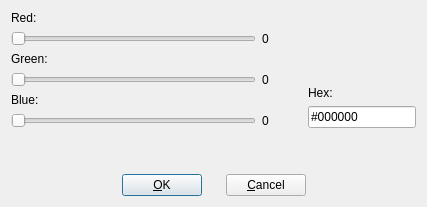
<?xml version="1.0" encoding="UTF-8"?>
<ui version="4.0">
 <class>ColorDialog</class>
 <widget class="QDialog" name="ColorDialog">
  <property name="geometry">
   <rect>
    <x>0</x>
    <y>0</y>
    <width>427</width>
    <height>207</height>
   </rect>
  </property>
  <property name="windowTitle">
   <string>Set Color</string>
  </property>
  <layout class="QVBoxLayout" name="verticalLayout_2">
   <item>
    <layout class="QHBoxLayout" name="horizontalLayout">
     <item>
      <layout class="QGridLayout" name="gridLayout" columnstretch="3,1">
       <property name="sizeConstraint">
        <enum>QLayout::SetDefaultConstraint</enum>
       </property>
       <item row="0" column="0">
        <widget class="QLabel" name="rLabel">
         <property name="text">
          <string>Red:</string>
         </property>
        </widget>
       </item>
       <item row="1" column="0">
        <widget class="QSlider" name="redSlider">
         <property name="maximum">
          <number>255</number>
         </property>
         <property name="orientation">
          <enum>Qt::Horizontal</enum>
         </property>
        </widget>
       </item>
       <item row="1" column="1">
        <widget class="QLabel" name="redValueLabel">
         <property name="sizePolicy">
          <sizepolicy hsizetype="Maximum" vsizetype="Preferred">
           <horstretch>0</horstretch>
           <verstretch>0</verstretch>
          </sizepolicy>
         </property>
         <property name="minimumSize">
          <size>
           <width>40</width>
           <height>0</height>
          </size>
         </property>
         <property name="text">
          <string>0</string>
         </property>
        </widget>
       </item>
       <item row="2" column="0">
        <widget class="QLabel" name="gLabel">
         <property name="text">
          <string>Green:</string>
         </property>
        </widget>
       </item>
       <item row="3" column="0">
        <widget class="QSlider" name="greenSlider">
         <property name="maximum">
          <number>255</number>
         </property>
         <property name="orientation">
          <enum>Qt::Horizontal</enum>
         </property>
        </widget>
       </item>
       <item row="3" column="1">
        <widget class="QLabel" name="greenValueLabel">
         <property name="sizePolicy">
          <sizepolicy hsizetype="Maximum" vsizetype="Preferred">
           <horstretch>0</horstretch>
           <verstretch>0</verstretch>
          </sizepolicy>
         </property>
         <property name="minimumSize">
          <size>
           <width>40</width>
           <height>0</height>
          </size>
         </property>
         <property name="text">
          <string>0</string>
         </property>
        </widget>
       </item>
       <item row="4" column="0">
        <widget class="QLabel" name="bLabel">
         <property name="text">
          <string>Blue:</string>
         </property>
        </widget>
       </item>
       <item row="5" column="0">
        <widget class="QSlider" name="blueSlider">
         <property name="maximum">
          <number>255</number>
         </property>
         <property name="orientation">
          <enum>Qt::Horizontal</enum>
         </property>
        </widget>
       </item>
       <item row="5" column="1">
        <widget class="QLabel" name="blueValueLabel">
         <property name="sizePolicy">
          <sizepolicy hsizetype="Maximum" vsizetype="Preferred">
           <horstretch>0</horstretch>
           <verstretch>0</verstretch>
          </sizepolicy>
         </property>
         <property name="minimumSize">
          <size>
           <width>40</width>
           <height>0</height>
          </size>
         </property>
         <property name="text">
          <string>0</string>
         </property>
        </widget>
       </item>
      </layout>
     </item>
     <item>
      <layout class="QVBoxLayout" name="verticalLayout" stretch="0,0,0">
       <item>
        <widget class="ColorWidget" name="colorWidget" native="true">
         <property name="sizePolicy">
          <sizepolicy hsizetype="Minimum" vsizetype="Expanding">
           <horstretch>0</horstretch>
           <verstretch>0</verstretch>
          </sizepolicy>
         </property>
        </widget>
       </item>
       <item>
        <widget class="QLabel" name="hexLabel">
         <property name="text">
          <string>Hex:</string>
         </property>
        </widget>
       </item>
       <item>
        <widget class="QLineEdit" name="hexEdit">
         <property name="sizePolicy">
          <sizepolicy hsizetype="Minimum" vsizetype="Fixed">
           <horstretch>0</horstretch>
           <verstretch>0</verstretch>
          </sizepolicy>
         </property>
         <property name="text">
          <string>#000000</string>
         </property>
         <property name="maxLength">
          <number>7</number>
         </property>
        </widget>
       </item>
      </layout>
     </item>
    </layout>
   </item>
   <item>
    <spacer name="verticalSpacer_3">
     <property name="orientation">
      <enum>Qt::Vertical</enum>
     </property>
     <property name="sizeHint" stdset="0">
      <size>
       <width>20</width>
       <height>0</height>
      </size>
     </property>
    </spacer>
   </item>
   <item>
    <layout class="QHBoxLayout" name="horizontalLayout_2">
     <item>
      <spacer name="horizontalSpacer_2">
       <property name="orientation">
        <enum>Qt::Horizontal</enum>
       </property>
       <property name="sizeHint" stdset="0">
        <size>
         <width>40</width>
         <height>20</height>
        </size>
       </property>
      </spacer>
     </item>
     <item>
      <widget class="QPushButton" name="okButton">
       <property name="text">
        <string>&amp;OK</string>
       </property>
       <property name="default">
        <bool>true</bool>
       </property>
      </widget>
     </item>
     <item>
      <spacer name="horizontalSpacer">
       <property name="orientation">
        <enum>Qt::Horizontal</enum>
       </property>
       <property name="sizeType">
        <enum>QSizePolicy::Fixed</enum>
       </property>
       <property name="sizeHint" stdset="0">
        <size>
         <width>18</width>
         <height>20</height>
        </size>
       </property>
      </spacer>
     </item>
     <item>
      <widget class="QPushButton" name="cancelButton">
       <property name="text">
        <string>&amp;Cancel</string>
       </property>
      </widget>
     </item>
     <item>
      <spacer name="horizontalSpacer_3">
       <property name="orientation">
        <enum>Qt::Horizontal</enum>
       </property>
       <property name="sizeHint" stdset="0">
        <size>
         <width>40</width>
         <height>20</height>
        </size>
       </property>
      </spacer>
     </item>
    </layout>
   </item>
  </layout>
 </widget>
 <customwidgets>
  <customwidget>
   <class>ColorWidget</class>
   <extends>QWidget</extends>
   <header>../src/customcontrols.h</header>
   <container>1</container>
  </customwidget>
 </customwidgets>
 <resources/>
 <connections>
  <connection>
   <sender>okButton</sender>
   <signal>clicked()</signal>
   <receiver>ColorDialog</receiver>
   <slot>accept()</slot>
   <hints>
    <hint type="sourcelabel">
     <x>164</x>
     <y>189</y>
    </hint>
    <hint type="destinationlabel">
     <x>64</x>
     <y>176</y>
    </hint>
   </hints>
  </connection>
  <connection>
   <sender>cancelButton</sender>
   <signal>clicked()</signal>
   <receiver>ColorDialog</receiver>
   <slot>reject()</slot>
   <hints>
    <hint type="sourcelabel">
     <x>278</x>
     <y>188</y>
    </hint>
    <hint type="destinationlabel">
     <x>342</x>
     <y>179</y>
    </hint>
   </hints>
  </connection>
 </connections>
</ui>
